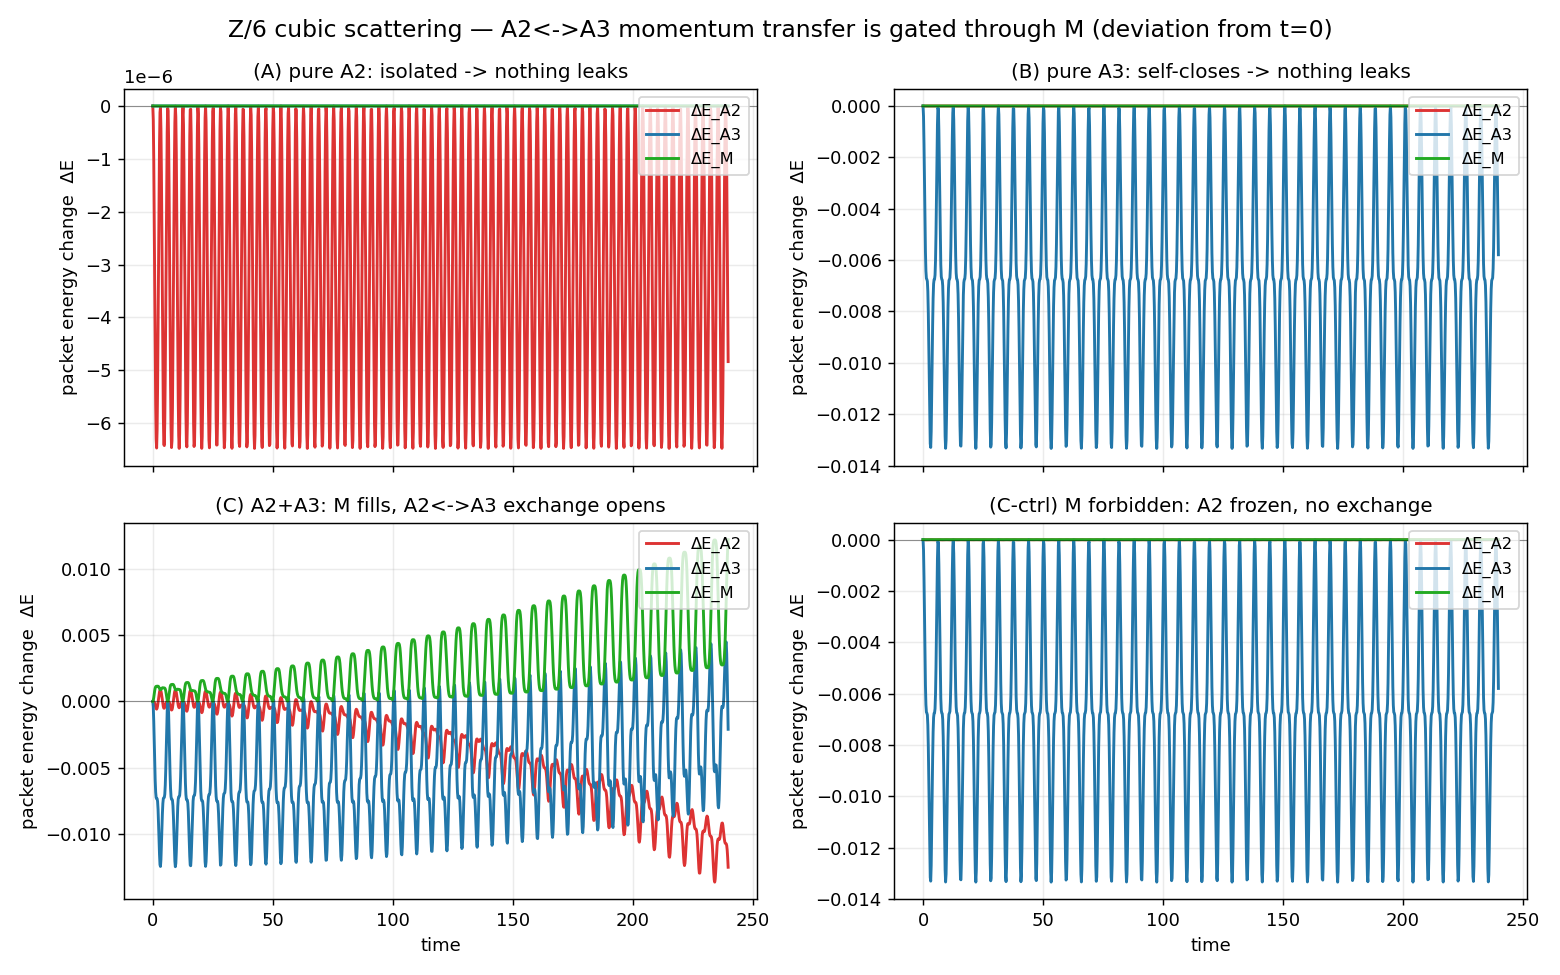

Python code for this plot:
"""
Collision / scattering on the categorical simplex Z/6 — the conductor selection
rule as a momentum-transfer GATE.

Model (autonomous, energy-conserving):
    state eta(t) in H_6 = { x in R^6 : sum_a x_a = 0 }   (simplex tangent at centroid)
    Lagrangian  L = 1/2 m |eta_dot|^2  - 1/2 m w^2 |eta|^2  + (g3/3) sum_a eta_a^3
        - m   = Fisher inertia g = Q*I = 6*I at the centroid (Paper 32 Thm 3.1)
        - w   = uniform harmonic 'mass term' (so packets are massive oscillators)
        - the cubic term is the Amari-Chentsov tensor:  T(u,v,w) = 36 sum_a u_a v_a w_a
          so V3 = -(g3/3) sum_a eta_a^3 has force  F_a = g3 eta_a^2, projected to H_6.

Why this is the faithful gate.  In the character basis (chi_k(a)=w^{ka}), the cubic
vertex is  T_{klm} = 216 * 1[k+l+m = 0 mod 6]  (Paper 32 Lemma 5.1a).  Writing the
point-basis cubic force  P_H(g3 * eta o eta)  and Fourier-transforming reproduces
EXACTLY that selection rule by the convolution theorem — the mean-subtraction P_H is
the "(3,3,0) gauge-killed" mechanism.  So momentum/energy moves from packet P to
packet P' only through a vertex with one leg in each, i.e. only when allowed by
k+l+m=0.  Packets on Z/6:
        A2 = {k=3}   (p=2 axis, 1 real dim)
        A3 = {k=2,4} (p=3 axis, 2 real dims)
        M  = {k=1,5} (conductor-6 carry, 2 real dims)

Predicted, exactly (Cor. 5.1d):
  (A) pure A2:  eta o eta = chi_3^2 = chi_0 -> killed -> force == 0.  A2 is INERT,
      leaks nothing, ever.
  (B) pure A3:  products stay in {2+2=4, 4+4=2, 2+4=0(killed)} = A3.  A3 self-closes,
      no leak to A2 or M.
  (C) A2 + A3:  cross product 3+2=5 in M  -> M is SOURCED.  And A2 receives force only
      from pairs summing to 3, every one of which (1+2, 4+5) carries an M leg.  So
      A2<->A3 exchange is impossible unless M is populated: M is the obligatory carry.
      Control run kill_M=True forbids M (projects out k=1,5 each step) -> A2 freezes.
"""

import numpy as np

np.set_printoptions(precision=6, suppress=True)

Q = 6
PACKETS = {"A2": [3], "A3": [2, 4], "M": [1, 5]}

m = 6.0       # Fisher inertia g = Q I
w = 1.0       # harmonic frequency
g3 = 0.5      # cubic Amari-Chentsov coupling
dt = 0.004
T_END = 240.0
NSTEPS = int(T_END / dt)
REC = 50      # record every REC steps

chi3 = np.array([(-1.0) ** a for a in range(Q)])              # mode k=3  (A2)
uA3 = np.cos(2 * np.pi * 2 * np.arange(Q) / Q)                # modes k=2,4 (A3)


def proj_H(x):
    return x - x.mean()


def kill_modes(x, ks):
    X = np.fft.fft(x)
    X[ks] = 0.0
    return np.fft.ifft(X).real


def cubic_force(eta):
    # F_a = g3 eta_a^2, projected onto H (gauge mode k=0 removed)
    return proj_H(g3 * eta * eta)


def accel(eta):
    return (-m * w * w * eta + cubic_force(eta)) / m


def packet_energy(eta, v):
    Ee, Ev = np.fft.fft(eta), np.fft.fft(v)
    out = {}
    for name, ks in PACKETS.items():
        e = 0.0
        for k in ks:
            e += 0.5 * m * abs(Ev[k]) ** 2 + 0.5 * m * w * w * abs(Ee[k]) ** 2
        out[name] = e / Q          # Parseval normalization
    return out


def total_energy(eta, v):
    K = 0.5 * m * np.sum(v * v)
    U2 = 0.5 * m * w * w * np.sum(eta * eta)
    U3 = -(g3 / 3.0) * np.sum(eta ** 3)
    return K + U2 + U3


def run(eta0, v0, kill_M=False):
    eta, v = proj_H(eta0.copy()), proj_H(v0.copy())
    if kill_M:
        eta, v = kill_modes(eta, [1, 5]), kill_modes(v, [1, 5])
    ac = accel(eta)
    ts, E, packs = [], [], {n: [] for n in PACKETS}
    Emax = abs(total_energy(eta, v))
    e0 = total_energy(eta, v)
    drift = 0.0
    for n in range(NSTEPS):
        v = v + 0.5 * dt * ac
        eta = eta + dt * v
        if kill_M:
            eta = kill_modes(eta, [1, 5])
        ac = accel(eta)
        v = v + 0.5 * dt * ac
        if kill_M:
            v = kill_modes(v, [1, 5])
        if n % REC == 0:
            ts.append(n * dt)
            E.append(total_energy(eta, v))
            pe = packet_energy(eta, v)
            for nm in PACKETS:
                packs[nm].append(pe[nm])
        drift = max(drift, abs(total_energy(eta, v) - e0))
    return dict(t=np.array(ts), E=np.array(E),
                packs={k: np.array(v) for k, v in packs.items()},
                drift=drift, e0=e0, maxabs=np.max(np.abs(eta)))


def summarize(tag, r):
    p = r["packs"]
    print(f"\n=== {tag} ===")
    print(f"  total energy E0 = {r['e0']:.6f},  max |dE| over run = {r['drift']:.2e}"
          f"   (symplectic conservation)")
    print(f"  max|eta| over run = {r['maxabs']:.3f}  (bounded -> recurrent, Paper 19)")
    for nm in PACKETS:
        arr = p[nm]
        print(f"  E_{nm:<2}:  init={arr[0]:.6e}   min={arr.min():.6e}   "
              f"max={arr.max():.6e}   span={arr.max()-arr.min():.3e}")


# ---------------------------------------------------------------- experiments
print("Z/6 cubic mechanics — selection rule as momentum-transfer gate")
print(f"  m(Fisher)={m}  w={w}  g3={g3}  dt={dt}  T={T_END}  steps={NSTEPS}")

A = run(0.30 * chi3, np.zeros(Q))                       # (A) pure A2
B = run(0.30 * uA3, np.zeros(Q))                        # (B) pure A3
C = run(0.30 * chi3 + 0.30 * uA3, np.zeros(Q))          # (C) A2 + A3, M starts empty
Cn = run(0.30 * chi3 + 0.30 * uA3, np.zeros(Q), kill_M=True)  # (C-control) M forbidden

summarize("(A) pure A2  ->  expect NO leak to A3 or M (A2 cubically isolated)", A)
summarize("(B) pure A3  ->  expect NO leak to A2 or M (A3 self-closes)", B)
summarize("(C) A2 + A3  ->  expect M SOURCED, then A2<->A3 exchange", C)
summarize("(C-control) A2 + A3 with M FORBIDDEN -> expect A2 FROZEN (no exchange)", Cn)

# ---------------------------------------------------------------- certificates
eps = 1e-10
print("\n----------------- CERTIFICATES -----------------")
okA = A["packs"]["A3"].max() < eps and A["packs"]["M"].max() < eps
print(f"[A] A2 isolated: max E_A3={A['packs']['A3'].max():.2e}, "
      f"max E_M={A['packs']['M'].max():.2e}  -> {'PASS' if okA else 'FAIL'} (both ~0)")

okB = B["packs"]["A2"].max() < eps and B["packs"]["M"].max() < eps
print(f"[B] A3 self-closes: max E_A2={B['packs']['A2'].max():.2e}, "
      f"max E_M={B['packs']['M'].max():.2e}  -> {'PASS' if okB else 'FAIL'} (both ~0)")

M_sourced = C["packs"]["M"].max() > 1e-4
print(f"[C] M sourced by A2xA3: E_M init={C['packs']['M'][0]:.2e} -> "
      f"max={C['packs']['M'].max():.2e}  -> {'PASS' if M_sourced else 'FAIL'} (grows from 0)")

# A2<->A3 exchange: how much does A2 energy swing, free vs M-forbidden?
swing_free = C["packs"]["A2"].max() - C["packs"]["A2"].min()
swing_noM = Cn["packs"]["A2"].max() - Cn["packs"]["A2"].min()
gated = swing_noM < 0.02 * swing_free
print(f"[C] A2<->A3 exchange gated by M:")
print(f"     A2 energy swing  (M allowed) = {swing_free:.4e}")
print(f"     A2 energy swing  (M forbidden) = {swing_noM:.4e}")
print(f"     ratio forbidden/allowed = {swing_noM/swing_free:.2e}  -> "
      f"{'PASS' if gated else 'FAIL'} (transfer vanishes without M)")

# ---------------------------------------------------------------- optional plot
try:
    import matplotlib
    matplotlib.use("Agg")
    import matplotlib.pyplot as plt

    fig, ax = plt.subplots(2, 2, figsize=(12, 7.5), sharex=True)
    runs = [("(A) pure A2: isolated -> nothing leaks", A),
            ("(B) pure A3: self-closes -> nothing leaks", B),
            ("(C) A2+A3: M fills, A2<->A3 exchange opens", C),
            ("(C-ctrl) M forbidden: A2 frozen, no exchange", Cn)]
    col = {"A2": "#d33", "A3": "#27a", "M": "#2a2"}
    for axx, (title, r) in zip(ax.ravel(), runs):
        for nm in PACKETS:
            dev = r["packs"][nm] - r["packs"][nm][0]   # deviation from initial
            axx.plot(r["t"], dev, color=col[nm], lw=1.6, label=f"ΔE_{nm}")
        axx.axhline(0, color="k", lw=0.6, alpha=0.4)
        axx.set_title(title, fontsize=11)
        axx.set_ylabel("packet energy change  ΔE")
        axx.grid(alpha=0.25)
        axx.legend(fontsize=9, loc="upper right")
    for axx in ax[1]:
        axx.set_xlabel("time")
    fig.suptitle("Z/6 cubic scattering — A2<->A3 momentum transfer is gated through M "
                 "(deviation from t=0)", fontsize=13)
    fig.tight_layout()
    fig.savefig("collision_selection_demo.png", dpi=130)
    print("\nplot saved -> collision_selection_demo.png")
except Exception as e:
    print(f"\n(plot skipped: {e})")
